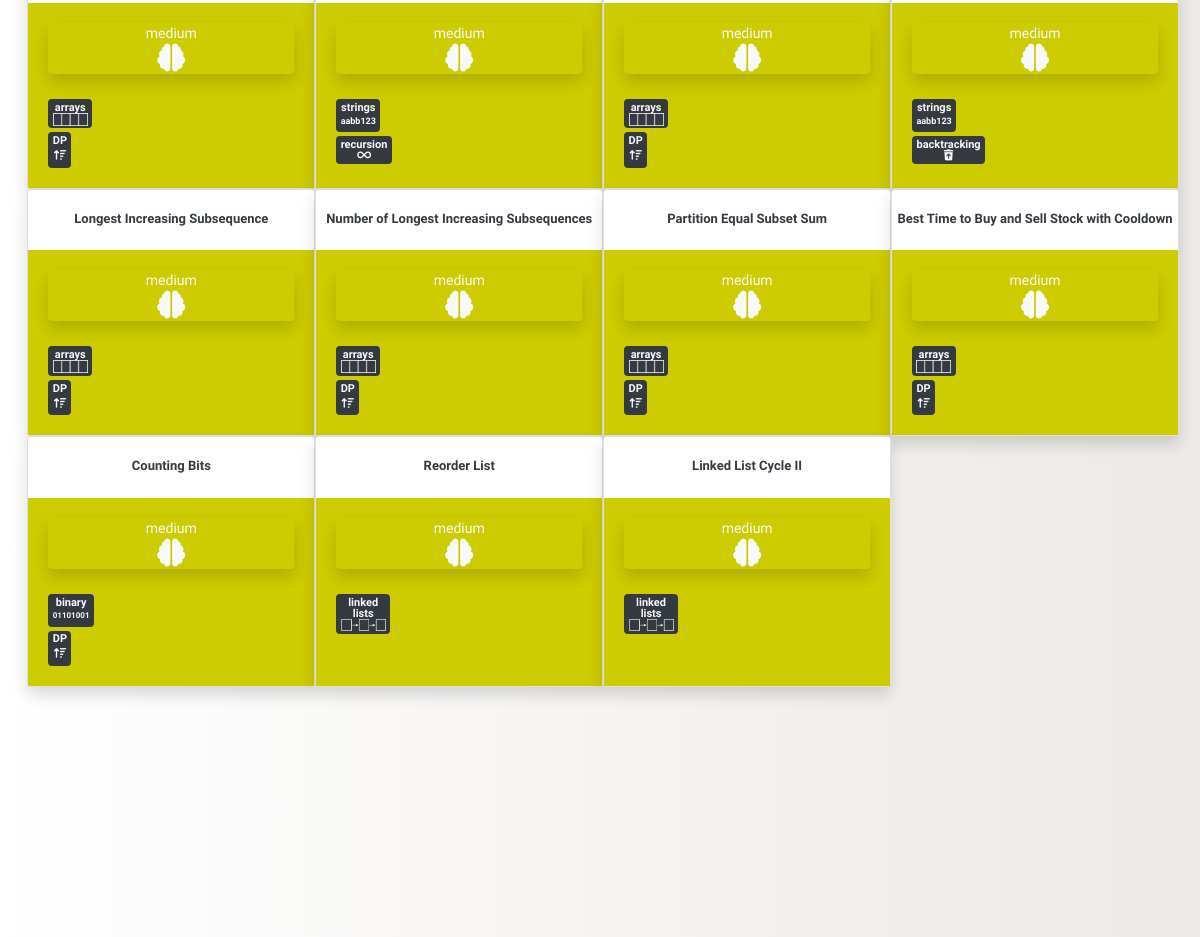
The page /difficulty/medium/ (middle part) on the database as committed earlier.
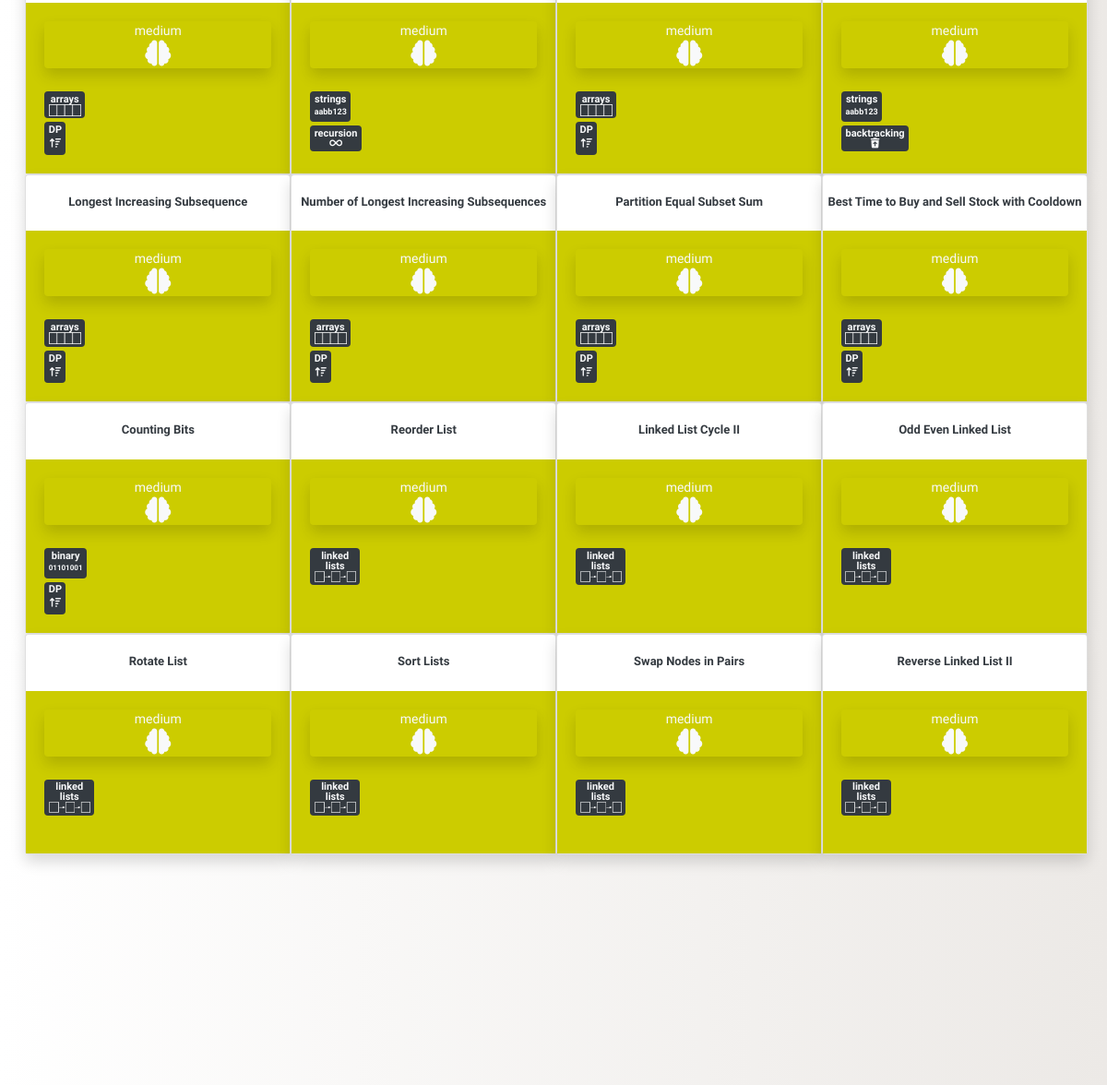
The same page on the database as committed later.
### blog/models.py (models this page shows, shortened)
class Post(models.Model):
    author = models.TextField()
    title = RichTextField()
    category = models.TextField(choices = CATEGORY_CHOICES, default = 'arrays')
    alt_category = models.TextField(choices = CATEGORY_CHOICES, blank=True, null = True)
    difficulty = models.TextField(choices = DIFFICULTY_CHOICES, default = 'easy')
    description = RichTextField()
    text = RichTextField()
    explanation = RichTextField()
    additional_notes = RichTextField(blank=True, null = True)
    published_date = models.DateTimeField(blank=True, null=True)

### blog/views.py (the view)
# urls.py: path('difficulty/<str:difficulty>/', views.DifficultyPostListView.as_view(), name='difficulty_post_list'),
class DifficultyPostListView(ListView):
    model = Post
    def get_queryset(self, *args, **kwargs):
        difficulty = self.kwargs.get('difficulty')
        return Post.objects.filter(difficulty = difficulty)

### blog/templates/blog/post_list.html (shortened to what this page needs)
{% extends 'blog/base.html' %}
{% load static %}
{% block content %}
<div class="postlist col-md-12">
    {% if not post_list.count %}
    <h1 class = "counter my-5" align = "center">No Questions Found</h1>
    <br><br>
    {% elif post_list.count == 1 %}
    <h1 class = "counter my-3" align="center">{{post_list.count}} Question</h1>
    <br><br>
    {% else %}
    <br><br>
    {% endif %}
  <div class="row">
  {% for post in post_list %}
  <div class="card shadow" style="width: 25%">
    <br>
    <h3 align="center"><a class="check text-dark" style = "font-size:13px;" href="{% url 'post_detail' pk=post.pk %}">
      <b>{{ post.title|safe }}</b></a></h3>
    {% if post.difficulty == "easy" %}
    <div class="card-body" style="background-color: rgb(0,100,0)">
    {% elif post.difficulty == "medium" %}
    <div class="card-body" style="background-color: rgb(204,204,0)">
    {% elif post.difficulty == "hard" %}
    <div class="card-body" style="background-color: rgb(128,0,0)"">
    {% endif %}
      <div class="postdifficulty text-light shadow rounded"align="center">
        <a class="text-light" href="{% url 'difficulty_post_list' difficulty=post.difficulty %}">
        {{post.difficulty}}
        <br>
        {% if post.difficulty == "medium" %}
        <i class="fas fa-brain fa-2x"></i>
        {% elif post.difficulty == "hard" %}
        <i class="fas fa-brain fa-3x"></i>
        {% else %}
        <i class="fas fa-brain"></i>
        {% endif %}
        </a>
      </div>
      <br>
        <div class="category text-light badge badge-dark my-1">
        <a class="text-light" href="{% url 'category_post_list' category=post.category %}">
        {% if post.category == "linked lists" %}
        <h8>linked <br>lists</h8>
        {% elif post.category == "binary search" %}
        <h8>binary <br>search</h8>
        {% endif %}
        {% if post.category != "linked lists" and post.category != "binary search"%}
        <h8>{{post.category}}</h8>
        {% endif %}
        <br>
        {% if post.category == "linked lists" %}
        <img src="{% static 'images/thumbnail_image8.png' %}" width="45" height="12">
        {% elif post.category == "backtracking" %}
        <i class="fas fa-trash-restore"></i>
        {% elif post.category == "trees" %}
        <img src="{% static 'images/thumbnail_image5.png' %}" width="16.5" height="16.5">
        {% elif post.category == "arrays" %}
        <img src="{% static 'images/thumbnail_image7.png' %}" width="35" height="13">
        {% elif post.category == "strings" %}
        <p class= "my-1" style = "font-size: 9px; font: verdana;"><b>aabb123</b></p>
        {% elif post.category == "hashsets" %}
        <i class="fas fa-table"></i>
        {% elif post.category == "hashmaps" %}
        <i class="fas fa-columns"></i>
        {% elif post.category == "DP" %}
        <i class="my-1 fas fa-sort-amount-up"></i>
        {% elif post.category == "math" %}
        <i class="fas fa-calculator"></i>
        {% elif post.category == "graphs" %}
        <i class="fas fa-th"></i>
        {% elif post.category == "stacks" %}
        <i class="fas fa-angle-double-up"></i>
        {% elif post.category == "queues" %}
        <i class="fas fa-angle-double-right"></i>
        {% elif post.category == "recursion" %}
        <i class="fas fa-infinity"></i>
        {% elif post.category == "tries" %}
        <img src="{% static 'images/thumbnail_image6.png' %}" width="25.3" height="22">
        {% elif post.category == "binary" %}
        <p class= "my-1" style = "font-size: 8px; font: verdana;"><b>01101001</b></p>
        {% elif post.category == "binary search" %}
        <i class="fas fa-arrows-alt-h"></i>
        {% elif post.category == "heaps" %}
        <img src="{% static 'images/thumbnail_image5.png' %}" width="16.5" height="16.5">
        {% endif %}
        </a>
        </div>
        <br>
        {% if post.alt_category %}
        <div class="alt_category text-light badge badge-dark">
        {% else %}
        <div class="alt_category text-light">
        {% endif %}
        <a class="text-light" href="{% url 'category_post_list' category=post.alt_category %}">
          {% if post.alt_category and post.alt_category != "linked lists" and post.alt_category != "binary search"%}
          <h8>{{post.alt_category}}</h8>
          {% endif %}
          <br>
        {% if post.alt_category == "linked lists" %}
        <img src="{% static 'images/thumbnail_image8.png' %}" width="45" height="12">
        {% elif post.alt_category == "backtracking" %}
        <i class="fas fa-trash-restore"></i>
        {% elif post.alt_category == "trees" %}
        <img src="{% static 'images/thumbnail_image5.png' %}" width="16.5" height="16.5">
        {% elif post.alt_category == "arrays" %}
        <img src="{% static 'images/thumbnail_image7.png' %}" width="35" height="13">
        {% elif post.alt_category == "hashmaps" %}
        <i class="fas fa-columns"></i>
        {% elif post.alt_category == "DP" %}
        <i class="my-1 fas fa-sort-amount-up"></i>
        {% elif post.alt_category == "math" %}
        <i class="fas fa-calculator"></i>
        {% elif post.alt_category == "graphs" %}
        <i class="fas fa-th fa-2x"></i>
        {% elif post.alt_category == "stacks" %}
        <i class="fas fa-angle-double-up"></i>
        {% elif post.alt_category == "queues" %}
        <i class="fas fa-angle-double-right"></i>
        {% elif post.alt_category == "strings" %}
        <p class= "my-1" style = "font-size: 9px; font: verdana;"><b>aabb123</b></p>
        {% elif post.alt_category == "hashsets" %}
        <i class="fas fa-table"></i>
        {% elif post.alt_category == "recursion" %}
        <i class="fas fa-infinity"></i>
        {% elif post.alt_category == "tries" %}
        <img src="{% static 'images/thumbnail_image6.png' %}" width="25.3" height="22">
        {% elif post.alt_category == "heaps" %}
        <img src="{% static 'images/thumbnail_image5.png' %}" width="16.5" height="16.5">
        {% elif post.alt_category == "binary" %}
        <p class= "my-1" style = "font-size: 9px; font: verdana;"><b>01101001</b></p>
        {% elif post.alt_category == "binary search" %}
        <i class="fas fa-arrows-alt-h"></i>
        {% endif %}
        </a>
        </div>
    </div>
  </div>
  {% endfor %}
  </div>
</div>
{% endblock %}

### blog/templates/blog/base.html (shortened to what this page needs)
<!DOCTYPE html>
{% load static %}
<html lang="en" dir="ltr">
<head>
  <link rel="stylesheet" href="https://stackpath.bootstrapcdn.com/bootstrap/4.3.1/css/bootstrap.min.css">
  <link rel="stylesheet" href="{% static 'css/blog.css' %}">
</head>
<div class="content">
  <div class="row">
    {% block content %}
    {% endblock %}
  </div>
</div>
<body>
</body>
</html>

### blog/static/css/blog.css (style rules this page uses)
body { padding-top: 120px; font-family: 'Special Elite', cursive; background: #ECE9E6; background: -webkit-linear-gradient(to right, #FFFFFF, #ECE9E6); background: linear-gradient(to right, #FFFFFF, #ECE9E6); width:97%; }
.postlist { padding-left: 4% !important; }
.postlist { padding-left:15px; }
.content { padding-left: 10px; }

Rows that differ between the two databases and show on the page:
added Post: title "Odd Even Linked List", difficulty "medium", category "linked"
added Post: title "Rotate List", difficulty "medium", category "linked"
added Post: title "Sort Lists", difficulty "medium", category "linked"
added Post: title "Swap Nodes in Pairs", difficulty "medium", category "linked"
added Post: title "Reverse Linked List II", difficulty "medium", category "linked"
